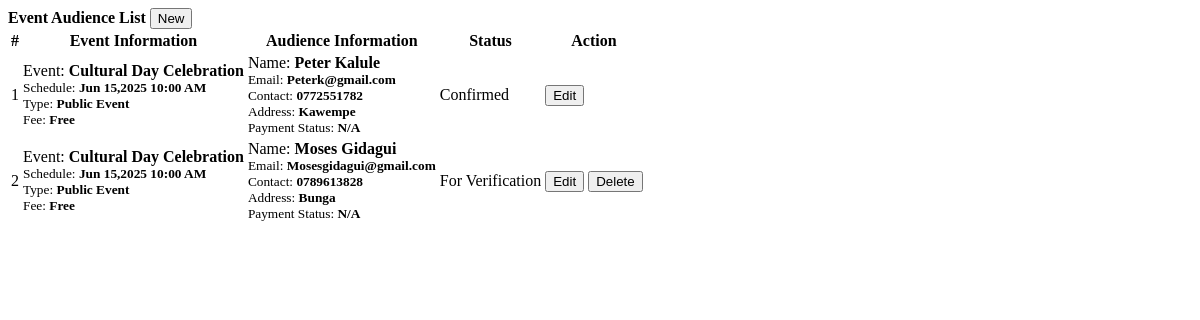
/admin/audience.php, run on the app's committed database.
### tables this page shows
CREATE TABLE `audience` (
  `id` int(11) NOT NULL,
  `name` text NOT NULL,
  `contact` varchar(50) NOT NULL,
  `email` varchar(100) NOT NULL,
  `address` text NOT NULL,
  `event_id` int(30) NOT NULL,
  `payment_status` tinyint(1) NOT NULL DEFAULT 0 COMMENT '0= pending, 1 =Paid',
  `attendance_status` tinyint(1) NOT NULL DEFAULT 0 COMMENT '1= present',
  `status` tinyint(1) NOT NULL DEFAULT 0 COMMENT '0 = for verification,  1 = confirmed,2= declined',
  `date_created` datetime NOT NULL DEFAULT current_timestamp()
);

CREATE TABLE `events` (
  `id` int(11) NOT NULL,
  `venue_id` int(30) NOT NULL,
  `event` text NOT NULL,
  `description` text NOT NULL,
  `schedule` datetime NOT NULL,
  `type` tinyint(1) NOT NULL DEFAULT 1 COMMENT '1=Public, 2-Private',
  `audience_capacity` int(30) NOT NULL,
  `payment_type` tinyint(1) NOT NULL DEFAULT 1 COMMENT '1=Free,payable',
  `amount` double NOT NULL DEFAULT 0,
  `banner` text NOT NULL,
  `date_created` datetime NOT NULL
);

### admin/audience.php (the view, shortened to what this page needs)
<?php include('db_connect.php');?>
<div class="container-fluid">
	<div class="col-lg-12">
		<div class="row">
			<div class="col-md-12">
				<div class="card">
					<div class="card-header">
						<b>Event Audience List</b>
						<span class="">
							<button class="btn btn-primary btn-block btn-sm col-sm-2 float-right" type="button" id="new_register">
					<i class="fa fa-plus"></i> New</button>
				</span>
					</div>
					<div class="card-body">
						<table class="table table-bordered table-condensed table-hover">
							<thead>
								<tr>
									<th class="text-center">#</th>
									<th class="">Event Information</th>
									<th class="">Audience Information</th>
									<th class="">Status</th>
									<th class="text-center">Action</th>
								</tr>
							</thead>
							<tbody>
								<?php
								$i = 1;
								$registering = $conn->query("SELECT a.*,e.event,e.payment_type,e.type,e.amount,e.schedule from audience a inner join events e on e.id = a.event_id");
								while($row=$registering->fetch_assoc()):
								?>
								<tr>
									<td class="text-center"><?php echo $i++ ?></td>
									<td class="">
										 <p>Event: <b><?php echo ucwords($row['event']) ?></b></p>
										 <p><small>Schedule: <b><?php echo date("M d,Y h:i A",strtotime($row['schedule'])) ?></b></small></p>
										 <p><small>Type: <b><?php echo $row['type']  == 1 ? "Public Event" : "Private Event" ?></small></b></p>
										 <p><small>Fee: <b><?php echo $row['payment_type']  == 1 ? "Free" : number_format($row['amount'],2) ?></small></b></p>
									</td>
									<td class="">
										 <p>Name: <b><?php echo  ucwords($row['name']) ?></b></p>
										 <p><small>Email: <b><?php echo  ucwords($row['email']) ?></b></small></p>
										 <p><small>Contact: <b><?php echo  ucwords($row['contact']) ?></b></small></p>
										 <p><small>Address: <b><?php echo  ucwords($row['address']) ?></b></small></p>
										 <p><small>Payment Status: <b><?php echo $row['payment_type']  == 1 ? "N/A" : ($row['payment_status'] == 1 ? "Paid" : "Unpaid") ?></small></b></p>
									</td>
									<td class="text-center">
										 <?php if($row['status'] == 0): ?>
										 	<span class="badge badge-secondary">For Verification</span>
										 <?php elseif($row['status'] == 1): ?>
										 	<span class="badge badge-primary">Confirmed</span>
										<?php elseif($row['status'] == 2): ?>
										 	<span class="badge badge-danger">Cancelled</span>
										 <?php endif; ?>
									</td>
									<td class="text-center">
										<button class="btn btn-sm btn-outline-primary edit_register" type="button" data-id="<?php echo $row['id'] ?>" >Edit</button>
										<?php if(in_array($row['status'],array(0,2))): ?>
										<button class="btn btn-sm btn-outline-danger delete_register" type="button" data-id="<?php echo $row['id'] ?>">Delete</button>
										 <?php endif; ?>
									</td>
								</tr>
								<?php endwhile; ?>
							</tbody>
						</table>
					</div>
				</div>
			</div>
		</div>
	</div>
</div>

### admin/audience.php (style rules this page uses)
td { vertical-align: middle !important; }
td p { margin: unset }

### data on the page
audience: event.event "Cultural Day Celebration", event.schedule "Jun 15,2025 10:00 AM", name "Peter Kalule", email "Peterk@gmail.com", contact "0772551782", address "Kawempe", status "Confirmed"
audience: event.event "Cultural Day Celebration", event.schedule "Jun 15,2025 10:00 AM", name "Moses Gidagui", email "Mosesgidagui@gmail.com", contact "0789613828", address "Bunga", status "For Verification"
